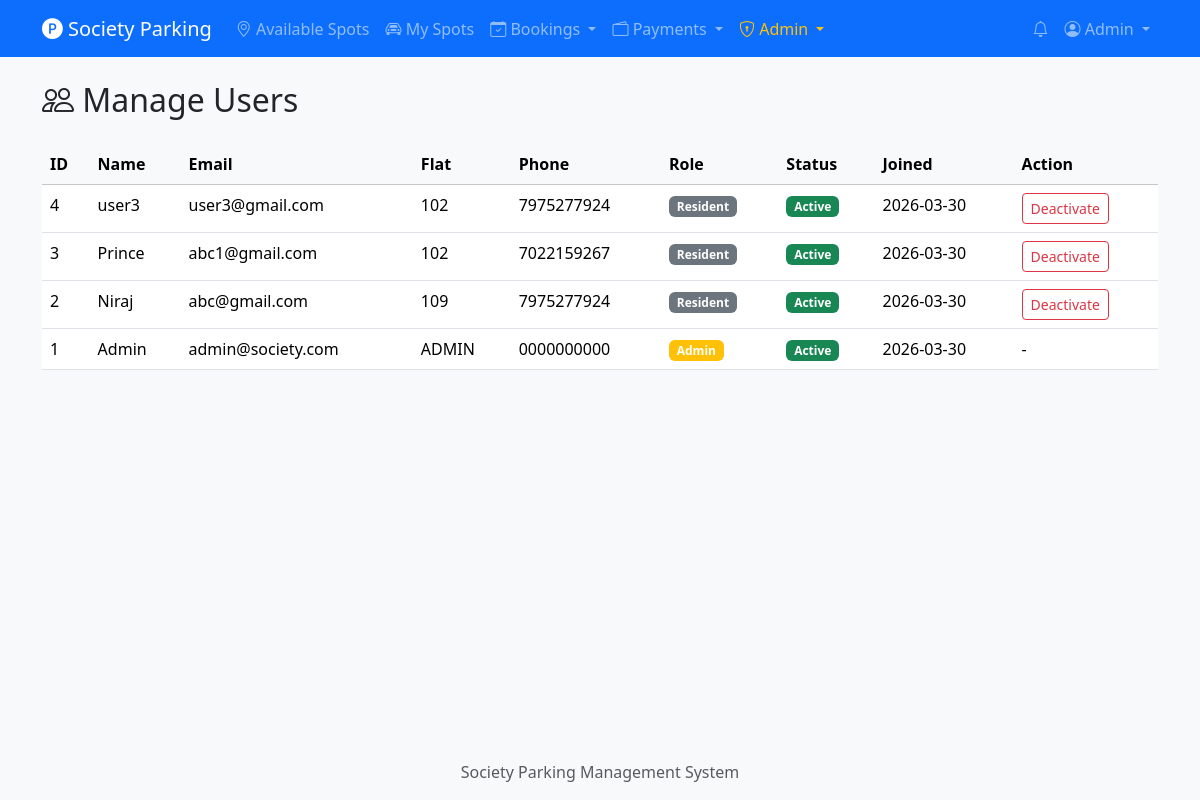
Page /admin/users (signed in) on the committed database.
### tables this page shows
CREATE TABLE users (
    id INTEGER PRIMARY KEY AUTOINCREMENT,
    name TEXT NOT NULL,
    email TEXT UNIQUE NOT NULL,
    password_hash TEXT NOT NULL,
    flat_number TEXT NOT NULL,
    phone TEXT NOT NULL,
    role TEXT NOT NULL DEFAULT 'resident',
    is_active INTEGER NOT NULL DEFAULT 1,
    created_at TIMESTAMP DEFAULT CURRENT_TIMESTAMP
);

### routes/admin.py (the view)
@admin_bp.route('/users')
@admin_required
def users():
    all_users = get_all_users()
    return render_template('admin/users.html', users=all_users)

### db.py (called while the page is built)
def get_db():
    if 'db' not in g:
        g.db = sqlite3.connect(current_app.config['DATABASE'])
        g.db.row_factory = sqlite3.Row
        g.db.execute("PRAGMA foreign_keys = ON")
    return g.db

### models/notification.py (called while the page is built)
def get_unread_count(user_id):
    db = get_db()
    row = db.execute(
        "SELECT COUNT(*) as cnt FROM notifications WHERE user_id = ? AND is_read = 0",
        (user_id,)
    ).fetchone()
    return row['cnt']

### models/user.py (called while the page is built)
def row_to_user(row):
    if row is None:
        return None
    return User(
        id=row['id'], name=row['name'], email=row['email'],
        password_hash=row['password_hash'], flat_number=row['flat_number'],
        phone=row['phone'], role=row['role'], is_active=row['is_active'],
        created_at=row['created_at']
    )

def get_user_by_id(user_id):
    db = get_db()
    row = db.execute("SELECT * FROM users WHERE id = ?", (user_id,)).fetchone()
    return row_to_user(row)

def get_all_users():
    db = get_db()
    rows = db.execute("SELECT * FROM users ORDER BY created_at DESC").fetchall()
    return [row_to_user(r) for r in rows]

    @property
    def is_active(self):
        return bool(self._is_active)

    @property
    def is_admin(self):
        return self.role == 'admin'

### routes/admin.py (called while the page is built)
def admin_required(f):
    @wraps(f)
    @login_required
    def decorated(*args, **kwargs):
        if not current_user.is_admin:
            flash('Admin access required.', 'danger')
            return redirect(url_for('spots.list_spots'))
        return f(*args, **kwargs)
    return decorated

### templates/admin/users.html (shortened to what this page needs)
{% extends "base.html" %}
{% block content %}
<h2 class="mb-4"><i class="bi bi-people"></i> Manage Users</h2>
<div class="table-responsive">
    <table class="table table-hover">
        <thead class="table-light">
            <tr>
                <th>ID</th>
                <th>Name</th>
                <th>Email</th>
                <th>Flat</th>
                <th>Phone</th>
                <th>Role</th>
                <th>Status</th>
                <th>Joined</th>
                <th>Action</th>
            </tr>
        </thead>
        <tbody>
            {% for user in users %}
            <tr>
                <td>{{ user.id }}</td>
                <td>{{ user.name }}</td>
                <td>{{ user.email }}</td>
                <td>{{ user.flat_number }}</td>
                <td>{{ user.phone }}</td>
                <td>
                    {% if user.is_admin %}
                    <span class="badge bg-warning">Admin</span>
                    {% else %}
                    <span class="badge bg-secondary">Resident</span>
                    {% endif %}
                </td>
                <td>
                    {% if user.is_active %}
                    <span class="badge bg-success">Active</span>
                    {% else %}
                    <span class="badge bg-danger">Inactive</span>
                    {% endif %}
                </td>
                <td>{{ user.created_at[:10] }}</td>
                <td>
                    {% if not user.is_admin %}
                    <a href="{{ url_for('admin.toggle_user', user_id=user.id) }}"
                       class="btn btn-sm btn-outline-{{ 'danger' if user.is_active else 'success' }}">
                        {{ 'Deactivate' if user.is_active else 'Activate' }}
                    </a>
                    {% else %}
                    -
                    {% endif %}
                </td>
            </tr>
            {% endfor %}
        </tbody>
    </table>
</div>
{% endblock %}

### templates/base.html (shortened to what this page needs)
<!DOCTYPE html>
<html lang="en">
<head>
    <link href="https://cdn.jsdelivr.net/npm/bootstrap@5.3.2/dist/css/bootstrap.min.css" rel="stylesheet">
    <link href="https://cdn.jsdelivr.net/npm/bootstrap-icons@1.11.2/font/bootstrap-icons.css" rel="stylesheet">
    <link href="{{ url_for('static', filename='css/style.css') }}" rel="stylesheet">
</head>
<body>
    <nav class="navbar navbar-expand-lg navbar-dark bg-primary">
        <div class="container">
            <a class="navbar-brand" href="{{ url_for('spots.list_spots') }}">
                <i class="bi bi-p-circle-fill"></i> Society Parking
            </a>
            <div class="collapse navbar-collapse" id="navbarNav">
                <ul class="navbar-nav me-auto">
                    <li class="nav-item">
                        <a class="nav-link" href="{{ url_for('spots.list_spots') }}">
                            <i class="bi bi-geo-alt"></i> Available Spots
                        </a>
                    </li>
                    {% if current_user.is_authenticated %}
                    <li class="nav-item">
                        <a class="nav-link" href="{{ url_for('spots.my_spots') }}">
                            <i class="bi bi-car-front"></i> My Spots
                        </a>
                    </li>
                    <li class="nav-item dropdown">
                        <a class="nav-link dropdown-toggle" href="#" role="button" data-bs-toggle="dropdown">
                            <i class="bi bi-calendar-check"></i> Bookings
                        </a>
                    </li>
                    <li class="nav-item dropdown">
                        <a class="nav-link dropdown-toggle" href="#" role="button" data-bs-toggle="dropdown">
                            <i class="bi bi-wallet2"></i> Payments
                        </a>
                    </li>
                    {% if current_user.is_admin %}
                    <li class="nav-item dropdown">
                        <a class="nav-link dropdown-toggle text-warning" href="#" role="button" data-bs-toggle="dropdown">
                            <i class="bi bi-shield-lock"></i> Admin
                        </a>
                    </li>
                    {% endif %}
                    {% endif %}
                </ul>
                <ul class="navbar-nav">
                    {% if current_user.is_authenticated %}
                    <li class="nav-item">
                        <a class="nav-link position-relative" href="{{ url_for('notifications.list_notifications') }}">
                            <i class="bi bi-bell"></i>
                        </a>
                    </li>
                    <li class="nav-item dropdown">
                        <a class="nav-link dropdown-toggle" href="#" role="button" data-bs-toggle="dropdown">
                            <i class="bi bi-person-circle"></i> {{ current_user.name }}
                        </a>
                    </li>
                    {% endif %}
                </ul>
            </div>
        </div>
    </nav>
    <div class="container mt-4">
        {% block content %}{% endblock %}
    </div>
    <footer class="mt-5 py-3 bg-light text-center text-muted">
        <div class="container">
            Society Parking Management System
        </div>
    </footer>
</body>
</html>

### static/css/style.css (style rules this page uses)
body { min-height: 100vh; display: flex; flex-direction: column; background-color: #f8f9fa; }
.container.mt-4 { flex: 1; }
.navbar-brand i { font-size: 1.3rem; }
.table th { font-weight: 600; white-space: nowrap; }

### rows in the picture
users: name "Admin", id "1", email "admin@society.com", flat_number "ADMIN", phone "0000000000", is_active "Active", created_at "2026-03-30"
users: id "4", name "user3", email "user3@gmail.com", flat_number "102", phone "7975277924", shows "Resident", shows "Active", created_at "2026-03-30", is_active "Deactivate"
users: id "3", name "Prince", email "abc1@gmail.com", flat_number "102", phone "7022159267", shows "Resident", shows "Active", created_at "2026-03-30", is_active "Deactivate"
users: id "2", name "Niraj", email "abc@gmail.com", flat_number "109", phone "7975277924", shows "Resident", shows "Active", created_at "2026-03-30", is_active "Deactivate"
